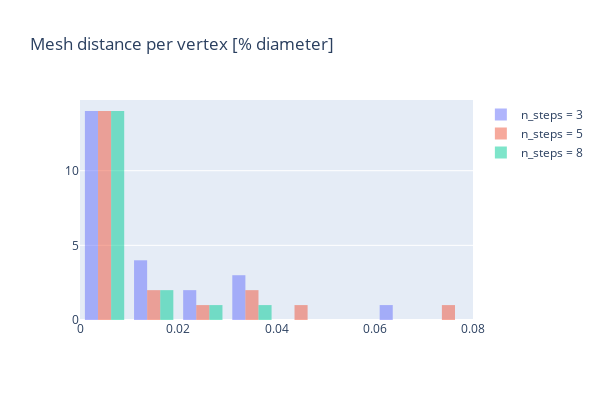

Notebook source saved alongside this figure:
### Code cell
hist_diff_seq_per_time_vertex_diameter_group(by="n_steps")
